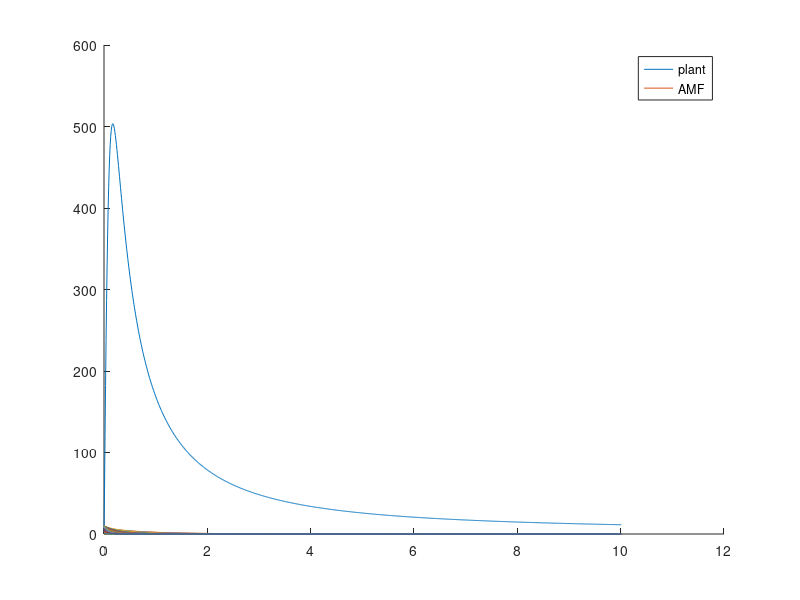

Write the MATLAB code that produced this figure. (Note: this script raises an error after producing the figure.)
clear all
close all
% format LongE;
%%%%%%%%%%%%%%%%%%%%%%%%%%%%%%%%%%%%%%%%%%%%%%%%%%%%%%%%%%%%%%%%%%%%%%%%%%%
%    Michorizer model with frequency dependence and evolution of alpha no space   %
%%%%%%%%%%%%%%%%%%%%%%%%%%%%%%%%%%%%%%%%%%%%%%%%%%%%%%%%%%%%%%%%%%%%%%%%%%%
%% Time parameter
Tf = 10;
%% Parameter of the model
global q_hp q_cm q_hm q_cp mup mui d rp Aa a Ad_alpha ALPHA dm BETA dalpha
q_hp  = 3; % q>1
q_cm  = 2;
q_hm  = 1;
q_cp  = 1;
%% Trait beta
% beta_min = 0;
% beta_max = 10;
% dbeta = 0.1;
% BETA = beta_min:dbeta:beta_max;
BETA = 0.4;
Nbeta = length(BETA);
% alpha = beta;
%% Trait alpha
alphamin = 1;
alphamax = 10;
dalpha = 0.1;
ALPHA  = alphamin:dalpha:alphamax;
Nalpha = length(ALPHA);

mup = 1/100; % 1/100 %0.3
mui = 1/20; % 1/20 % 0.03

d = 1.2;
rp = 0;
%% Competition terms
a = 2;
ap = 2;

N_AMF = Nalpha;
N_plant = Nbeta;
Aa = a*(ones(N_AMF,N_AMF)-diag(ones(1,N_AMF)));
Ap = ap*(ones(N_plant,N_plant)-diag(ones(1,N_plant)));


% % Diffusion matrix alpha 
% e = ones(Nalpha,1);
% I_alpha  = spdiags(e,0,Nalpha,Nalpha);
% Ad_alpha = spdiags([e -2*e e],-1:1,Nalpha,Nalpha);
% Ad_alpha(1,1) = -1;
% Ad_alpha(end,end) = -1;
% Ad_alpha = Ad_alpha/(dalpha^2);
% 
% % Diffusion matrix beta 
% e = ones(Nbeta,1);
% I_beta  = spdiags(e,0,Nbeta,Nbeta);
% Ad_beta = spdiags([e -2*e e],-1:1,Nbeta,Nbeta);
% Ad_beta(1,1) = -1;
% Ad_beta(end,end) = -1;
% Ad_beta = Ad_beta/(dbeta^2);

% dm = @(m) 0.001;  % mutation rate AMF
% dm_min = 1e-3;
% dm_max = 1;
% % dm = @(m) (1-exp(-m))*(dm_max-dm_min)+dm_min;
% dp = 0.001;  % mutation rate plant

%% Functionnal response and interactions MARIA
choice = 1;
sM = @(M) sum((ones(N_AMF,N_AMF)-diag(ones(1,N_AMF)))*M);
sP = @(P) sum((ones(N_plant,N_plant)-diag(ones(1,N_plant)))*P);
m = @(alpha) abs(alpha);
if (choice == 1)
    %% Competition between AMF and  1 Plant
    Gamma_m = @(M) Aa*M./(sM(M)+(sM(M)<=0));
    fp = @(alpha,beta,P,M) P.*(q_hp*rp + q_hp*sum(m(alpha).*M)./(d+P) ...
        -q_cp*beta.*sum(M.*Gamma_m(M)./(Gamma_m(M) + sM(M) + ((Gamma_m(M) + sM(M))<=0) )) ...
        -mup*P) ;
    fm = @(alpha,beta,P,M) M.*( (q_cm*P.*Gamma_m(M)./(Gamma_m(M) + sM(M) + ((Gamma_m(M) + sM(M))<=0) )...
        - q_hm*m(alpha).*P./(d+P)) - mui.*M );
elseif (choice == 2)
    %% Competition between AMF and  1 Plant
    Gamma_m = @(M) Aa*M*dalpha./(sM(M)+(sM(M)<=0));
    Gamma_p = @(P) Ap*P*dbeta./(sP(P)+(sP(P)<=0));
    fp = @(alpha,beta,P,M) P.*(q_hp*rp + q_hp*sum(m(alpha).*M)*dalpha./(d+P).*Gamma_p(P)./(Gamma_p(P) + sP(P) + ((Gamma_p(P) + sP(P))<=0)) ...
        -q_cp*beta.*sum(M.*Gamma_m(M)./(Gamma_m(M) + sM(M) + ((Gamma_m(M) + sM(M))<=0) ))*dalpha ...
        -mup*sP(P)) ;
    fm = @(alpha,beta,P,M) M.*( (q_cm*sum(beta.*P*dbeta).*Gamma_m(M)./(Gamma_m(M) + sM(M) + ((Gamma_m(M) + sM(M))<=0) )...
        - q_hm*m(alpha).*sum(P*dbeta./(d+P).*Gamma_p(P)./(Gamma_p(P) + sP(P) + ((Gamma_p(P) + sP(P))<=0)))) - mui.*sM(M) );
elseif(choice == 3)
        %% Competition between AMF and Plant
    Gamma_m = @(M) Aa*M*dalpha./(sM(M)+(sM(M)<=0));
    Gamma_p = @(P) Ap*P*dbeta./(sP(P)+(sP(P)<=0));
    fp = @(alpha,beta,P,M) P.*(q_hp*rp + q_hp*sum(m(alpha).*M)*dalpha./(d+P).*ap./(ap + sP(P)) ...
        -q_cp*beta.*sum(M.*a./(a + sM(M)))*dalpha ...
        -mup*P) ;
    fm = @(alpha,beta,P,M) M.*( q_cm*sum(beta.*P*dbeta).*a./(a + sM(M) )...
        - q_hm*m(alpha).*sum(P*dbeta./(d+P).*ap./(ap + sP(P))) - mui.*M );
end


%% Initial data
P0 = 10*rand(1,N_plant);
M0 = 10*rand(1,N_AMF);
% M0 = 0.1*(abs(ALPHA)<.1);
t = 0; it = 0; 
tt = t;
dt = 0.01;
Pnew = P0';  PP = P0;  
Mnew = M0'; MM = M0;
%% Explicit scheme
MM_b = sum(M0*dalpha);
MM_d_new = MM./MM_b; MM_d_old = 0;
PP_b = sum(P0);
PP_d_new = PP./PP_b; PP_d_old = 0;
while (t<Tf)&&(sum(abs(MM_d_new-MM_d_old))>1e-6)
    Pold = Pnew; Mold = Mnew; MM_d_old = MM_d_new;
    Pnew = (Pold + dt*fp(ALPHA',BETA',Pold,Mold));
    Mnew = (Mold + dt*fm(ALPHA',BETA',Pold,Mold));
    MM_d_new = Mnew'./sum(Mnew*dalpha);
 
    it = it + 1; t = t+dt;
    tt = [tt;t];
    PP = [PP;Pnew'];
    MM = [MM;Mnew'];
    PP_bt = sum(Pnew);
    PP_b = [PP_b;PP_bt];
    MM_bt = sum(Mnew*dalpha);
    MM_b = [MM_b;MM_bt];
    
end
%% ode45 scheme competition
% X0 = [P0,M0];
% [t,X] = ode45(@(t,y) Func_AMF_Plant_evol_alpha_comp_continuous(y),[0,Tf],X0);
% tt = 0:dt:Tf;
% PP = interp1(t,X(:,1),tt);
% MM = interp1(t,X(:,2:end),tt);
% MM_b = sum(MM,2)*dalpha;

%% ode45 scheme no competition
% X0 = [P0,M0];
% [t,X_nc] = ode45(@(t,y) Func_AMF_Plant_evol_alpha_nodisp(y),[0,Tf],X0);
% tt_nc = 0:dt:Tf;
% PP_nc = interp1(t,X(:,1),tt);
% MM_nc = interp1(t,X(:,2:end),tt);
% MM_b_nc = sum(MM,2);

%% Plot biommass 
% PP_b = sum(PP,2)*dx;
figure(1)
clf
hold on
plot(tt,PP_b,'-')
plot(tt,MM,'-')
% xlim([0,Tf])
drawnow
hold off
legend('plant','AMF')

%% Plot of M distribution over time over space trait
MM_d = MM./MM_b;
PP_d = PP./PP_b;
% MM_d_half = MM(:,ALPHA>=0)./sum(MM(:,ALPHA>=0)*dalpha,2);
figure(2)
clf

for i = 1:100:length(tt)
    yyaxis right
    plot(ALPHA,MM_d(end,:))
    % plot(ALPHA(ALPHA>=0),MM_d_half(end,:))
    hold on
    plot(ALPHA,MM_d(i,:))
    drawnow
    ylabel('AMF density distribution')
    hold off
    
    yyaxis left
    plot(BETA,PP_d(end,:))
    % plot(ALPHA(ALPHA>=0),MM_d_half(end,:))
    hold on
    plot(BETA,PP_d(i,:))
    drawnow
        ylabel('Plant density distribution')
    hold off
    % pause
end
% ylim([0,3e-3])

% for It = 1:10:length(tt)
%     figure(3)
%     clf
%     hold on
%     plot(xx,MM_d(It,:),'-')
%     drawnow
%     pause(0.1)
%     hold off
%     
% %     figure(5)
% %     clf
% %     yyaxis left
% %     Fm = fm(PP(It,:),MM(It,:));
% %     plot(xx,Fm)
% % %     axis([xmin,xmax,0,max(Fm,1)])
% %     yyaxis right
% %     plot(xx,MM(It,:))
% %     axis([xmin,xmax,0,1.01*mc_sstar])
% %     drawnow
% end





